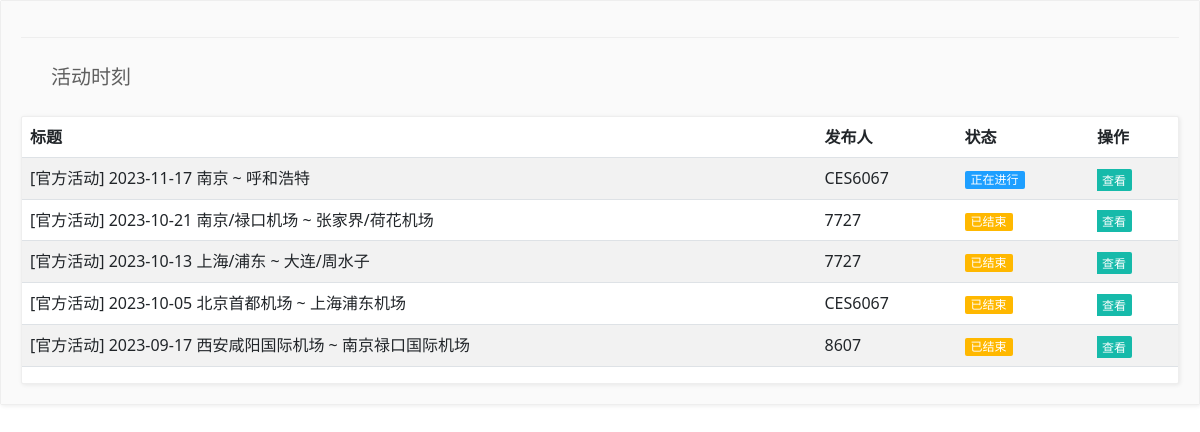
/atc/apply/index.php, run on the app's committed database.
### tables this page shows
CREATE TABLE `event` (
  `route` text NOT NULL,
  `time` text NOT NULL,
  `Publisher` text NOT NULL,
  `state` text NOT NULL,
  `dep` text NOT NULL,
  `app` text NOT NULL,
  `dep_icao` text NOT NULL,
  `app_icao` text NOT NULL,
  `takeoff_time` text NOT NULL,
  `direction` text NOT NULL,
  `atc` text NOT NULL,
  `atc_fq` text NOT NULL
);

### atc/apply/index.php (the view, shortened to what this page needs)
<!DOCTYPE html>
<html lang="en">
<head>
     <link rel="stylesheet" href="/layui/css/layui.css">
    <link rel="stylesheet" href="/css/index.css">
    <link rel="stylesheet" href="/css/bootstrap.css">
</head>
<body>
    <div class="layui-card layui-panel">
        <div class="layui-bg-gray" style="padding: 20px;">
            <fieldset class="layui-elem-field layui-field-title">
                <br>
                <legend>活动时刻</legend>
            </fieldset>
            <div class="layui-panel">
                <table class="table table-striped">
                    <thead>
                        <tr>
                            <th scope="col">标题</th>
                            <th scope="col">发布人</th>
                            <th scope="col">状态</th>
                            <th scope="col">操作</th>
                        </tr>
                    </thead>
                    <tbody>
                        <form action="#" method="post">
                            <?php
                            $servername = "localhost";
$username = "imp_xfex_cc";
	$password = "34M3aePXSKYSS3Bi";
	$dbname = "imp_xfex_cc";
                            $conn = new mysqli($servername, $username, $password, $dbname);
                            $sql = "SELECT * FROM event ORDER BY time DESC";
                            $result = $conn->query($sql);
                            if ($result->num_rows > 0) {
                                while ($row = $result->fetch_assoc()) {
                                    echo "<tr>";
                                    echo "<td>[官方活动] " . $row['time'] . ' ' . $row['dep'] . " ~ " . $row['app'] . "</td>";
                                    echo "<td>" . $row['Publisher'] . "</td>";
                                    if ($row['state'] == 1) {
                                        echo '<td><span class="layui-badge layui-bg-blue">正在进行</span></td>';
                                        echo "<td>";
                                        echo '<div class="layui-btn-group">';
                                        echo '<button type="submit" class="layui-btn layui-btn-xs" data-bs-toggle="#" data-bs-target="#staticBackdrop" name="watch"><a href="./view.php?id=' . urlencode($row['time']) . '">查看</a></button>';
                                        echo "</div>";
                                        echo "</td>";
                                    } elseif ($row['state'] == 0) {
                                        echo '<td><span class="layui-badge layui-bg-orange">已结束</span></td>';
                                        echo "<td>";
                                        echo '<div class="layui-btn-group">';
                                        echo '<button type="submit" class="layui-btn layui-btn-xs" data-bs-toggle="#" data-bs-target="#staticBackdrop" name="watch"><a href="./view.php?id=' . urlencode($row['time']) . '">查看</a></button>';
                                        echo "</div>";
                                        echo "</td>";
                                    }
                                    echo "</tr>";
                                }
                            } else {
                                echo "没有结果";
                            }
                            ?>
                        </form>
                    </tbody>
                </table>
            </div>
        </div>
    </div>
</body>
</html>

### atc/apply/index.php (style rules this page uses)
a { color: #fff; text-decoration: none; }

### data on the page
event: time "2023-11-17", dep "南京", app "呼和浩特", Publisher "CES6067"
event: time "2023-10-21", dep "南京/禄口机场", app "张家界/荷花机场", Publisher "7727"
event: time "2023-10-13", dep "上海/浦东", app "大连/周水子", Publisher "7727"
event: time "2023-10-05", dep "北京首都机场", app "上海浦东机场", Publisher "CES6067"
event: time "2023-09-17", dep "西安咸阳国际机场", app "南京禄口国际机场", Publisher "8607"
